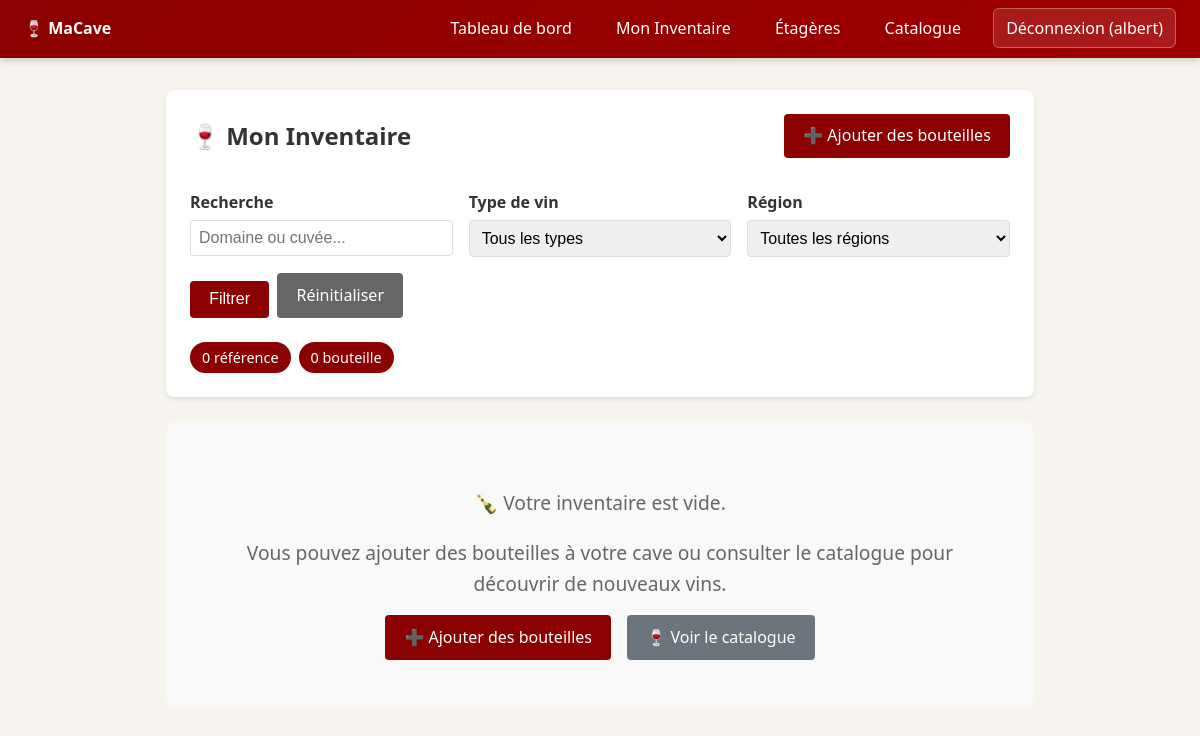
The page /inventaire/ (signed in) on the database as committed earlier.
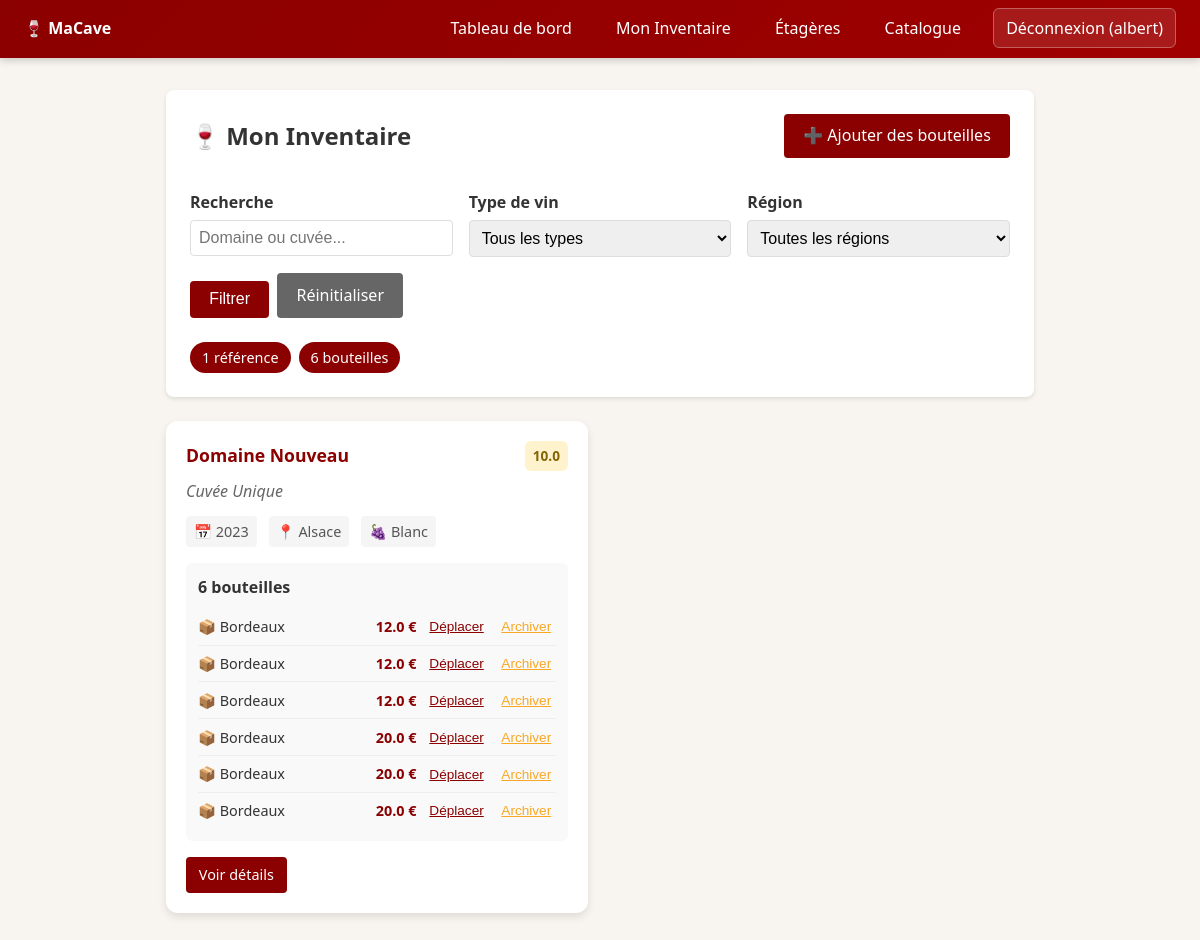
The same page on the database as committed later.
### tables this page shows
CREATE TABLE utilisateurs (
    id INTEGER PRIMARY KEY AUTOINCREMENT,
    username TEXT NOT NULL UNIQUE,
    email TEXT NOT NULL UNIQUE,
    password_hash TEXT NOT NULL
);

CREATE TABLE bouteilles (
    id INTEGER PRIMARY KEY AUTOINCREMENT,
    vin_id INTEGER NOT NULL,
    cave_id INTEGER NOT NULL,
    etagere_id INTEGER,
    prix_achat REAL,
    date_ajout DATE NOT NULL DEFAULT (DATE('now')),
    date_sortie DATE,
    statut TEXT NOT NULL DEFAULT 'en_stock',
    FOREIGN KEY (vin_id) REFERENCES vins(id) ON DELETE RESTRICT,
    FOREIGN KEY (cave_id) REFERENCES caves(id) ON DELETE CASCADE,
    FOREIGN KEY (etagere_id) REFERENCES etageres(id) ON DELETE RESTRICT,
    CHECK (statut IN ('en_stock', 'archivee'))
);

CREATE TABLE vins (
    id INTEGER PRIMARY KEY AUTOINCREMENT,
    domaine TEXT NOT NULL,
    cuvee TEXT NOT NULL,
    type_vin TEXT NOT NULL,
    millesime INTEGER NOT NULL,
    region TEXT NOT NULL,
    description TEXT,
    photo_url TEXT
);

CREATE TABLE etageres (
    id INTEGER PRIMARY KEY AUTOINCREMENT,
    cave_id INTEGER NOT NULL,
    nom TEXT NOT NULL,
    capacite_max INTEGER NOT NULL DEFAULT 0,
    UNIQUE (cave_id, nom),
    FOREIGN KEY (cave_id) REFERENCES caves(id) ON DELETE CASCADE
);

### src/macave/routes/inventaire_routes.py (the view)
@bp.route("/")
def index():
    cave_id = _get_cave_id()
    if cave_id is None:
        flash("Aucune cave trouvée.", "warning")
        return redirect(url_for("auth.login"))
    rows = g.db.execute("""
        SELECT
            b.id as bouteille_id,
            b.prix_achat,
            b.date_ajout,
            e.nom as etagere_nom,
            v.id as vin_id,
            v.domaine,
            v.cuvee,
            v.type_vin,
            v.millesime,
            v.region,
            v.photo_url,
            (SELECT AVG(note) FROM evaluations WHERE vin_id = v.id) as note_moyenne,
            (SELECT COUNT(*) FROM evaluations WHERE vin_id = v.id) as nb_evaluations
        FROM bouteilles b
        JOIN vins v ON b.vin_id = v.id
        LEFT JOIN etageres e ON b.etagere_id = e.id
        WHERE b.cave_id = ? AND b.statut = 'en_stock'
        ORDER BY v.domaine, v.cuvee, b.date_ajout DESC
    """, (cave_id,)).fetchall()
    vins_dict = {}
    for row in rows:
        vin_key = row["vin_id"]
        if vin_key not in vins_dict:
            note_moy = row["note_moyenne"]
            vins_dict[vin_key] = {
                "id": row["vin_id"],
                "domaine": row["domaine"],
                "cuvee": row["cuvee"],
                "type_vin": row["type_vin"],
                "millesime": row["millesime"],
                "region": row["region"],
                "photo_url": row["photo_url"],
                "note_moyenne": f"{note_moy:.1f}" if note_moy else "Non évalué",
                "nb_evaluations": row["nb_evaluations"],
                "bouteilles": []
            }
        vins_dict[vin_key]["bouteilles"].append({
            "id": row["bouteille_id"],
            "prix_achat": row["prix_achat"],
            "date_ajout": row["date_ajout"],
            "etagere_nom": row["etagere_nom"] or "Aucune étagère"
        })
    type_filter = request.args.get("type", "")
    region_filter = request.args.get("region", "")
    search = request.args.get("search", "")
    filtered_vins = []
    for vin in vins_dict.values():
        if type_filter and vin["type_vin"] != type_filter:
            continue
        if region_filter and vin["region"] != region_filter:
            continue
        if search:
            search_lower = search.lower()
            if (search_lower not in vin["domaine"].lower() and
                search_lower not in vin["cuvee"].lower()):
                continue
        filtered_vins.append(vin)
    types = g.db.execute(
        "SELECT DISTINCT type_vin FROM vins ORDER BY type_vin"
    ).fetchall()
    regions = g.db.execute(
        "SELECT DISTINCT region FROM vins ORDER BY region"
    ).fetchall()
    etageres_rows = g.db.execute(
        "SELECT e.id, e.nom, e.capacite_max, "
        "(SELECT COUNT(*) FROM bouteilles b "
        " WHERE b.etagere_id = e.id AND b.statut = 'en_stock') as occ "
        "FROM etageres e WHERE e.cave_id = ?",
        (cave_id,),
    ).fetchall()
    etageres = []
    for r in etageres_rows:
        etageres.append({
            "id": r["id"],
            "nom": r["nom"],
            "capacite_max": r["capacite_max"],
            "places_libres": r["capacite_max"] - r["occ"],
            "_occupation": r["occ"],
        })
    return render_template(
        "inventaire/index.html",
        vins=filtered_vins,
        etageres=etageres,
        types=[t["type_vin"] for t in types],
        regions=[r["region"] for r in regions],
        current_type=type_filter,
        current_region=region_filter,
        current_search=search
    )

### src/macave/db.py (called while the page is built)
    def __enter__(self) -> sqlite3.Connection:
        self._connection = sqlite3.connect(self.db_path)
        self._connection.row_factory = sqlite3.Row
        self._connection.execute("PRAGMA foreign_keys = ON")
        return self._connection

### src/macave/routes/inventaire_routes.py (called while the page is built)
def _get_cave_id() -> int | None:
    if g.user is None:
        return None
    row = g.db.execute(
        "SELECT id FROM caves WHERE utilisateur_id = ?", (g.user.id,)
    ).fetchone()
    return row["id"] if row else None

### src/macave/services/auth_service.py (called while the page is built)
def get_user_by_id(user_id: int, conn: sqlite3.Connection) -> Utilisateur | None:
    row = conn.execute(
        "SELECT id, username, email, password_hash FROM utilisateurs WHERE id = ?",
        (user_id,),
    ).fetchone()
    if row is None:
        return None
    return Utilisateur(
        id=row["id"],
        username=row["username"],
        email=row["email"],
        password_hash=row["password_hash"],
    )

### src/macave/templates/inventaire/index.html (shortened to what this page needs)
{% extends 'base.html' %}
{% block content %}
<div class="card">
  <div class="header-with-action">
    <h2>🍷 Mon Inventaire</h2>
    <div class="action-buttons">
      <a href="{{ url_for('cave.ajouter_bouteilles') }}" class="btn">➕ Ajouter des bouteilles</a>
    </div>
  </div>
  <form method="GET" class="filtres-form" style="margin: 1.5rem 0;">
    <div class="filtres-grid">
      <div>
        <label for="search">Recherche</label>
        <input type="text" id="search" name="search"
               placeholder="Domaine ou cuvée..."
               value="{{ current_search }}">
      </div>
      <div>
        <label for="type">Type de vin</label>
        <select id="type" name="type">
          <option value="">Tous les types</option>
        </select>
      </div>
      <div>
        <label for="region">Région</label>
        <select id="region" name="region">
          <option value="">Toutes les régions</option>
        </select>
      </div>
      <div style="display: flex; align-items: flex-end;">
        <button type="submit" class="btn">Filtrer</button>
        <a href="{{ url_for('inventaire.index') }}" class="btn" style="background: #666; margin-left: 0.5rem;">Réinitialiser</a>
      </div>
    </div>
  </form>
  <div class="inventory-summary">
    <span class="badge">{{ vins|length }} référence{{ 's' if vins|length > 1 else '' }}</span>
    {% set total_bouteilles = namespace(count=0) %}
    {% for vin in vins %}
      {% set total_bouteilles.count = total_bouteilles.count + vin.bouteilles|length %}
    {% endfor %}
    <span class="badge">{{ total_bouteilles.count }} bouteille{{ 's' if total_bouteilles.count > 1 else '' }}</span>
  </div>
</div>
{% if vins %}
  <div class="vins-grid">
    {% for vin in vins %}
    <div class="vin-card">
      <div class="vin-info">
        <div class="vin-header">
          <h3>{{ vin.domaine }}</h3>
          <span class="note-badge {% if vin.note_moyenne != 'Non évalué' %}note-good{% endif %}">
            {{ vin.note_moyenne }}
          </span>
        </div>
        <p class="cuvee">{{ vin.cuvee }}</p>
        <div class="vin-meta">
          <span class="meta-item">📅 {{ vin.millesime }}</span>
          <span class="meta-item">📍 {{ vin.region }}</span>
          <span class="meta-item">🍇 {{ vin.type_vin }}</span>
        </div>
        <div class="vin-stock">
          <strong>{{ vin.bouteilles|length }} bouteille{{ 's' if vin.bouteilles|length > 1 else '' }}</strong>
          <ul class="bouteilles-list">
            {% for b in vin.bouteilles %}
            <li>
              <span class="b-etagere">📦 {{ b.etagere_nom }}</span>
              <span class="b-prix">{{ b.prix_achat }} €</span>
              <div class="b-actions">
                <button class="btn-link" onclick="showDeplacerModal({{ b.id }}, '{{ vin.domaine }} {{ vin.cuvee }} {{ vin.millesime }}')">Déplacer</button>
                <button class="btn-link btn-archiver" onclick="showArchiverModal({{ b.id }}, '{{ vin.domaine }} {{ vin.cuvee }} {{ vin.millesime }}')" title="Archiver après dégustation">Archiver</button>
              </div>
            </li>
            {% endfor %}
          </ul>
        </div>
        <div class="vin-actions">
          <a href="{{ url_for('inventaire.detail_vin', vin_id=vin.id) }}" class="btn btn-sm">Voir détails</a>
        </div>
      </div>
    </div>
    {% endfor %}
  </div>
{% else %}
  <div class="empty-state">
    <p>🍾 Votre inventaire est vide.</p>
    <p>Vous pouvez ajouter des bouteilles à votre cave ou consulter le catalogue pour découvrir de nouveaux vins.</p>
    <div style="margin-top: 1rem; display: flex; gap: 1rem; justify-content: center;">
      <a href="{{ url_for('cave.ajouter_bouteilles') }}" class="btn">➕ Ajouter des bouteilles</a>
      <a href="{{ url_for('catalogue.vins') }}" class="btn" style="background: #6c757d;">🍷 Voir le catalogue</a>
    </div>
  </div>
{% endif %}
{% endblock %}

### src/macave/templates/base.html (shortened to what this page needs)
<!doctype html>
<html lang="fr">
<head>
</head>
<body>
  <nav>
    <div><strong>🍷 MaCave</strong></div>
    <div>
      {% if g.user %}
        <a href="{{ url_for('cave.dashboard') }}">Tableau de bord</a>
        <a href="{{ url_for('inventaire.index') }}">Mon Inventaire</a>
        <a href="{{ url_for('cave.etageres') }}">Étagères</a>
        <a href="{{ url_for('catalogue.vins') }}">Catalogue</a>
        <a href="{{ url_for('auth.logout') }}" class="btn-logout">Déconnexion ({{ g.user.username }})</a>
      {% else %}
        <a href="{{ url_for('auth.register') }}">Inscription</a>
        <a href="{{ url_for('auth.login') }}">Connexion</a>
      {% endif %}
    </div>
  </nav>
  <div class="container">
    {% block content %}{% endblock %}
  </div>
</body>
</html>

### src/macave/templates/base.html (style rules this page uses)
:root { --primary: #8B0000; --bg: #f8f5f0; --card: #fff; --text: #333; --border: #ddd; --success: #2e7d32; --danger: #c62828; --warning: #f9a825; --info: #1565c0; }
* { box-sizing: border-box; }
body { margin: 0; font-family: 'Segoe UI', system-ui, -apple-system, sans-serif; background: var(--bg); color: var(--text); line-height: 1.6; }
nav { background: linear-gradient(135deg, var(--primary), #a00000); color: white; padding: 1rem 1.5rem; display: flex; justify-content: space-between; align-items: center; box-shadow: 0 2px 8px rgba(0,0,0,0.2); position: sticky; top: 0; z-index: 100; }
nav a { color: white; text-decoration: none; margin-left: 1rem; padding: 0.5rem 0.75rem; border-radius: 6px; transition: background 0.2s; }
nav .btn-logout { background: rgba(255,255,255,0.1); border: 1px solid rgba(255,255,255,0.3); }
.container { max-width: 900px; margin: 2rem auto; padding: 0 1rem; }
.card { background: var(--card); border-radius: 8px; box-shadow: 0 2px 4px rgba(0,0,0,0.1); padding: 1.5rem; margin-bottom: 1rem; }
form label { display: block; margin: 0.5rem 0 0.25rem; font-weight: 600; }
form input, form select, form textarea { width: 100%; padding: 0.5rem; border: 1px solid var(--border); border-radius: 4px; font-size: 1rem; }
button, .btn { display: inline-block; background: var(--primary); color: white; border: none; padding: 0.6rem 1.2rem; border-radius: 4px; cursor: pointer; text-decoration: none; font-size: 1rem; }

### src/macave/templates/inventaire/index.html (style rules this page uses)
.header-with-action { display: flex; justify-content: space-between; align-items: center; flex-wrap: wrap; gap: 1rem; }
.header-with-action h2 { margin: 0; }
.action-buttons { display: flex; gap: 0.5rem; }
.filtres-grid { display: grid; grid-template-columns: repeat(auto-fit, minmax(200px, 1fr)); gap: 1rem; }
.inventory-summary { margin-top: 1rem; display: flex; gap: 0.5rem; }
.badge { background: var(--primary); color: white; padding: 0.25rem 0.75rem; border-radius: 20px; font-size: 0.9rem; }
.vins-grid { display: grid; grid-template-columns: repeat(auto-fill, minmax(320px, 1fr)); gap: 1.5rem; margin-top: 1.5rem; }
.vin-card { background: var(--card); border-radius: 12px; box-shadow: 0 4px 8px rgba(0,0,0,0.1); overflow: hidden; transition: transform 0.2s, box-shadow 0.2s; }
.vin-info { padding: 1.25rem; }
.vin-header { display: flex; justify-content: space-between; align-items: flex-start; gap: 0.5rem; }
.vin-header h3 { margin: 0; font-size: 1.1rem; color: var(--primary); }
.note-badge { background: #e0e0e0; padding: 0.25rem 0.5rem; border-radius: 6px; font-size: 0.85rem; font-weight: bold; white-space: nowrap; }
.note-badge.note-good { background: #fff3cd; color: #856404; }
.cuvee { color: #666; margin: 0.5rem 0; font-style: italic; }
.vin-meta { display: flex; flex-wrap: wrap; gap: 0.75rem; margin: 0.75rem 0; font-size: 0.9rem; color: #555; }
.meta-item { background: #f5f5f5; padding: 0.25rem 0.5rem; border-radius: 4px; }
.vin-stock { background: #f9f9f9; padding: 0.75rem; border-radius: 6px; margin: 1rem 0; }
.bouteilles-list { list-style: none; padding: 0; margin: 0.5rem 0 0 0; font-size: 0.9rem; }
.bouteilles-list li { display: flex; justify-content: space-between; align-items: center; padding: 0.4rem 0; border-bottom: 1px solid #eee; gap: 0.5rem; }
.bouteilles-list li:last-child { border-bottom: none; }
.b-etagere { flex: 1; }
.b-prix { font-weight: bold; color: var(--primary); min-width: 60px; text-align: right; }
.b-actions { display: flex; gap: 0.5rem; }
.btn-link { background: none; border: none; color: var(--primary); cursor: pointer; padding: 0.1rem 0.3rem; text-decoration: underline; font-size: 0.85rem; white-space: nowrap; }
.btn-link.btn-archiver { color: var(--warning); }
.vin-actions { display: flex; gap: 0.5rem; margin-top: 1rem; }
.btn-sm { padding: 0.4rem 0.8rem; font-size: 0.9rem; }

Rows that differ between the two databases and show on the page:
added bouteilles: domaine "Domaine Nouveau", note_moyenne "10.0", cuvee "Cuvée Unique", millesime "2023", region "Alsace", type_vin "Blanc", bouteilles|length "6", bouteilles "s", etagere_nom "Bordeaux", prix_achat "12.0"
added bouteilles: etagere_nom "Bordeaux", prix_achat "12.0", shown under "Domaine Nouveau"
added bouteilles: etagere_nom "Bordeaux", prix_achat "12.0", shown under "Domaine Nouveau"
added bouteilles: etagere_nom "Bordeaux", prix_achat "20.0", shown under "Domaine Nouveau"
added bouteilles: etagere_nom "Bordeaux", prix_achat "20.0", shown under "Domaine Nouveau"
added bouteilles: etagere_nom "Bordeaux", prix_achat "20.0", shown under "Domaine Nouveau"
Other text that changed with them:
{{ vins|length }}: "0" → "1"
{{ total_bouteilles.count }}: "0" → "6"
{{ 's' if total_bouteilles.count > 1 else '' }}: (not shown) → "s"
text no longer shown: "🍾 Votre inventaire est vide. Vous pouvez ajouter des bouteilles à votre cave ou consulter le catalogue pour découvrir de nouveaux vins. ➕ Ajouter des bouteilles 🍷 Voir le catalogue"
